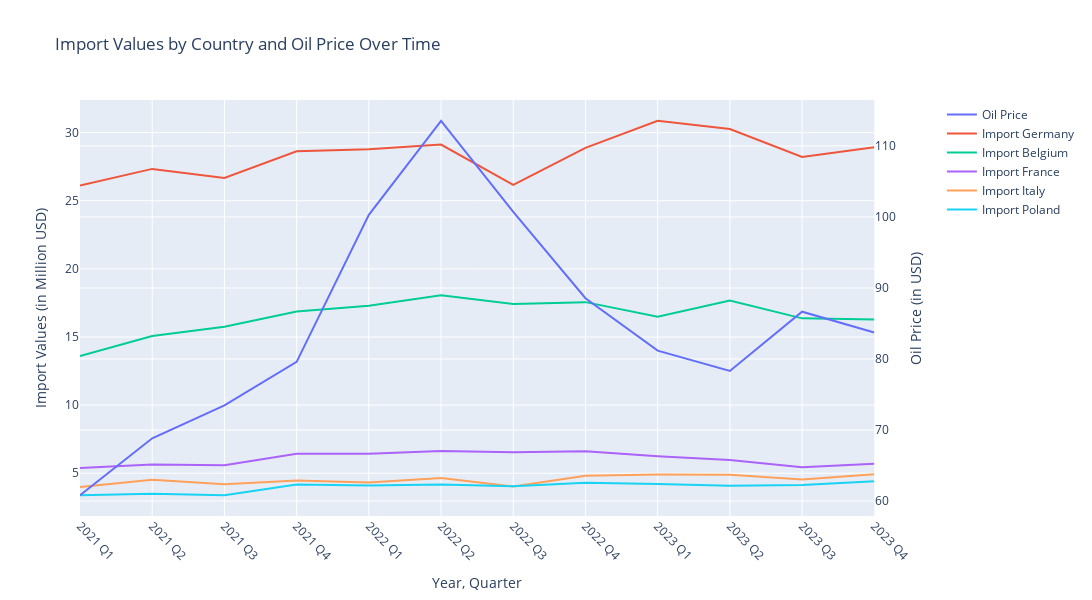

Notebook code cell kept with this figure:
### Code cell
# Visualization of total Import values from 5 EU countries to the Netherlands

import plotly.graph_objects as go
from plotly.subplots import make_subplots

# Create a subplot with secondary y-axis
fig = make_subplots(specs=[[{"secondary_y": True}]])

# Add Oil Price line first to make it appear first in the legend
fig.add_trace(
    go.Scatter(x = export_data['Year, Quarter'], y = export_data['Price'],
               mode = 'lines',  
               name = 'Oil Price'),
    secondary_y = True,
)

# Add import data lines for each country
countries = export_data.columns[2:7].tolist()  
marker_symbols = ['circle', 'square', 'diamond', 'cross', 'x']

for i, country in enumerate(countries):
    fig.add_trace(
        go.Scatter(x = export_data['Year, Quarter'], y=export_data[country],
                   mode = 'lines',  
                   name = country),
        secondary_y = False,
    )

# Update layout
fig.update_layout(
    title = 'Import Values by Country and Oil Price Over Time',  
    xaxis = dict(showgrid=True, tickangle=45),
    yaxis = dict(showgrid=True),
    xaxis_title = 'Year, Quarter',
    yaxis_title = 'Import Values (in Million USD)',  
    yaxis2_title = 'Oil Price (in USD)',
    width = 1200,  # Increase the width to make the graph wider
    height = 600,  # Adjust the height if needed
)

# Show the figure
fig.show()

### Figure 1 — Plotly figure (JSON) as saved in the notebook; plotly's stock layout.template omitted (floating-point values rounded to 4 significant figures)
{"data": [{"mode": "lines", "name": "Oil Price", "type": "scatter", "x": ["2021 Q1", "2021 Q2", "2021 Q3", "2021 Q4", "2022 Q1", "2022 Q2", "2022 Q3", "2022 Q4", "2023 Q1", "2023 Q2", "2023 Q3", "2023 Q4"], "xaxis": "x", "y": [60.82, 68.83, 73.47, 79.59, 100.3, 113.5, 100.7, 88.56, 81.17, 78.32, 86.66, 83.72], "yaxis": "y2"}, {"mode": "lines", "name": "Import Germany", "type": "scatter", "x": ["2021 Q1", "2021 Q2", "2021 Q3", "2021 Q4", "2022 Q1", "2022 Q2", "2022 Q3", "2022 Q4", "2023 Q1", "2023 Q2", "2023 Q3", "2023 Q4"], "xaxis": "x", "y": [26.11, 27.34, 26.68, 28.63, 28.79, 29.13, 26.16, 28.88, 30.87, 30.27, 28.22, 28.93], "yaxis": "y"}, {"mode": "lines", "name": "Import Belgium", "type": "scatter", "x": ["2021 Q1", "2021 Q2", "2021 Q3", "2021 Q4", "2022 Q1", "2022 Q2", "2022 Q3", "2022 Q4", "2023 Q1", "2023 Q2", "2023 Q3", "2023 Q4"], "xaxis": "x", "y": [13.61, 15.08, 15.76, 16.88, 17.29, 18.06, 17.42, 17.56, 16.49, 17.68, 16.37, 16.29], "yaxis": "y"}, {"mode": "lines", "name": "Import France", "type": "scatter", "x": ["2021 Q1", "2021 Q2", "2021 Q3", "2021 Q4", "2022 Q1", "2022 Q2", "2022 Q3", "2022 Q4", "2023 Q1", "2023 Q2", "2023 Q3", "2023 Q4"], "xaxis": "x", "y": [5.39, 5.64, 5.58, 6.44, 6.43, 6.63, 6.55, 6.62, 6.25, 5.98, 5.45, 5.7], "yaxis": "y"}, {"mode": "lines", "name": "Import Italy", "type": "scatter", "x": ["2021 Q1", "2021 Q2", "2021 Q3", "2021 Q4", "2022 Q1", "2022 Q2", "2022 Q3", "2022 Q4", "2023 Q1", "2023 Q2", "2023 Q3", "2023 Q4"], "xaxis": "x", "y": [4, 4.52, 4.19, 4.47, 4.32, 4.65, 4.03, 4.82, 4.91, 4.9, 4.55, 4.93], "yaxis": "y"}, {"mode": "lines", "name": "Import Poland", "type": "scatter", "x": ["2021 Q1", "2021 Q2", "2021 Q3", "2021 Q4", "2022 Q1", "2022 Q2", "2022 Q3", "2022 Q4", "2023 Q1", "2023 Q2", "2023 Q3", "2023 Q4"], "xaxis": "x", "y": [3.39, 3.49, 3.39, 4.17, 4.1, 4.18, 4.04, 4.3, 4.21, 4.09, 4.13, 4.41], "yaxis": "y"}], "layout": {"height": 600, "title": {"text": "Import Values by Country and Oil Price Over Time"}, "width": 1200, "xaxis": {"anchor": "y", "domain": [0, 0.94], "showgrid": true, "tickangle": 45, "title": {"text": "Year, Quarter"}}, "yaxis": {"anchor": "x", "domain": [0, 1], "showgrid": true, "title": {"text": "Import Values (in Million USD)"}}, "yaxis2": {"anchor": "x", "overlaying": "y", "side": "right", "title": {"text": "Oil Price (in USD)"}}}}
